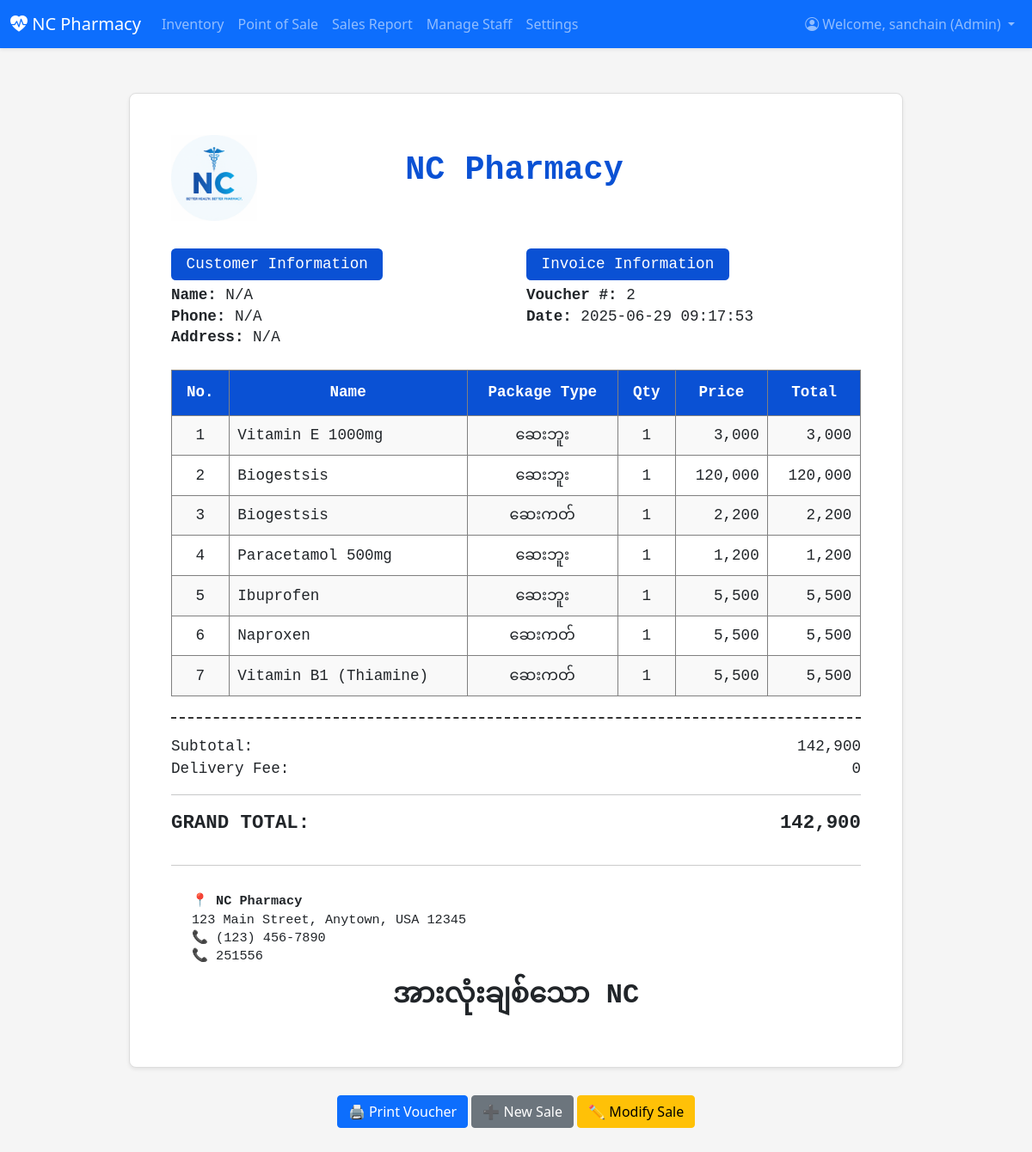
The app's page /sales/receipt/2/ (signed in) with its own data.
### inventory/models.py (models this page shows, shortened)
class Profile(models.Model):
    user = models.OneToOneField(User, on_delete=models.CASCADE)
    ROLE_CHOICES = (
        ('admin', 'Admin'),
        ('staff', 'Staff'),
    )
    role = models.CharField(max_length=10, choices=ROLE_CHOICES, blank=True)
    permissions = models.ManyToManyField(Permission, blank=True)

class PharmacyInfo(models.Model):
    name = models.CharField(max_length=200, default="NC Pharmacy")
    address = models.TextField(default="123 Main Street, Anytown, USA 12345")
    phone_number = models.CharField(max_length=20, default="(123) 456-7890")
    phone_number_2 = models.CharField(max_length=20, blank=True, null=True, help_text="Optional second phone number.")
    class Meta:
        verbose_name_plural = "Pharmacy Info"

class Sale(models.Model):
    created_at = models.DateTimeField(default=timezone.now)
    created_by = models.ForeignKey(User, on_delete=models.SET_NULL, null=True, blank=True, related_name='sales')
    delivery_fee = models.IntegerField(default=0)
    total_amount = models.IntegerField(default=0)
    customer_name = models.CharField(max_length=100, blank=True)
    customer_phone = models.CharField(max_length=20, blank=True)
    customer_address = models.TextField(blank=True)
    @property
    def items_only_total(self):
        return self.total_amount - self.delivery_fee

class SaleItem(models.Model):
    sale = models.ForeignKey(Sale, related_name='items', on_delete=models.CASCADE)
    medicine = models.ForeignKey(Medicine, on_delete=models.PROTECT) # PROTECT prevents deleting a medicine if it has been sold
    quantity = models.PositiveIntegerField()
    price_at_sale = models.IntegerField()
    @property
    def subtotal(self):
        return self.quantity * self.price_at_sale

class Medicine(models.Model):
    CATEGORY_CHOICES = [
        ('Tablet', 'Tablet'),
        ('Syrup', 'Syrup'),
        ('Injection', 'Injection'),
        ('Cream', 'Cream'),
        ('Instrument', 'Instrument'),
        ('Other', 'Other'),
    ]
    code = models.CharField(max_length=50, blank=True, verbose_name="Code")
    name = models.CharField(max_length=100, verbose_name="Name")
    brand_name = models.CharField(max_length=100, blank=True, verbose_name="Chemical Name")
    category = models.CharField(max_length=50, choices=CATEGORY_CHOICES, default='Other', verbose_name="Category")
    unit_per_package = models.PositiveIntegerField(default=1, verbose_name="Units/Pkg")
    package_type = models.CharField(max_length=50, blank=True, verbose_name="Package Type")
    quantity = models.PositiveIntegerField(default=0, verbose_name="Stock Quantity")
    purchase_price = models.IntegerField(default=0, verbose_name="Buy Price")
    selling_price = models.IntegerField(default=0, verbose_name="Sell Price")
    purchase_date = models.DateField(null=True, blank=True, verbose_name="Buy Date")
    expiry_date = models.DateField(verbose_name="Expire Date")
    added_date = models.DateTimeField(auto_now_add=True)
    description = models.TextField(blank=True)
    dosage_form = models.CharField(max_length=100, blank=True)
    supplier_name = models.CharField(max_length=100, blank=True)
    storage_info = models.TextField(blank=True)
    location = models.CharField(max_length=100, blank=True)
    is_active = models.BooleanField(default=True, verbose_name="Is Active")
    class Meta:
        ordering = ['name']

### inventory/views.py (the view)
# urls.py: path('sales/receipt/<int:pk>/', sale_receipt_view, name='sale_receipt'),
@login_required(login_url='/login/')
def sale_receipt_view(request, pk):
    if not user_has_permission(request.user, 'view_sale'):
        return redirect('dashboard')
    sale = get_object_or_404(Sale, pk=pk)
    pharmacy_info, _ = PharmacyInfo.objects.get_or_create(pk=1)
    return render(request, 'inventory/sale_receipt.html', {'sale': sale, 'pharmacy_info': pharmacy_info})

### inventory/views.py (called while the page is built)
def is_admin(user):
    return user.is_authenticated and hasattr(user, 'profile') and user.profile.role == 'admin'

def user_has_permission(user, perm_codename):
    if not user.is_authenticated or not hasattr(user, 'profile'):
        return False
    if is_admin(user):
        return True
    return user.profile.permissions.filter(codename=perm_codename).exists()

### inventory/templates/inventory/sale_receipt.html (shortened to what this page needs)
{% extends 'inventory/base.html' %}
{% load static %}
{% load humanize %}
{% block content %}
<div class="container-fluid">
  <div class="receipt-container shadow-sm">
    <div class="receipt-header">
      <div class="receipt-logo-wrapper">
        <img src="{% static 'inventory/logo_1.png' %}" alt="PharmaSys Logo">
      </div>
      <div class="receipt-title">{{ pharmacy_info.name }}</div>
    </div>
    <div class="row mb-4">
      <div class="col-md-6">
        <div class="customer-info">
          <div class="info-block-header">Customer Information</div>
          <p><strong>Name:</strong> {{ sale.customer_name|default:"N/A" }}</p>
          <p><strong>Phone:</strong> {{ sale.customer_phone|default:"N/A" }}</p>
          <p><strong>Address:</strong> {{ sale.customer_address|default:"N/A" }}</p>
        </div>
      </div>
      <div class="col-md-6">
        <div class="invoice-info-block">
          <div class="info-block-header">Invoice Information</div>
          <p><strong>Voucher #:</strong> {{ sale.pk }}</p>
          <p><strong>Date:</strong> {{ sale.created_at|date:"Y-m-d H:i:s" }}</p>
        </div>
      </div>
    </div>
    <div class="table-responsive">
      <table class="receipt-table table-bordered">
        <thead>
          <tr>
            <th>No.</th>
            <th>Name</th>
            <th>Package Type</th>
            <th>Qty</th>
            <th>Price</th>
            <th>Total</th>
          </tr>
        </thead>
        <tbody>
          {% for item in sale.items.all %}
          <tr>
            <td class="text-center">{{ forloop.counter }}</td>
            <td>{{ item.medicine.name }}</td>
            <td class="text-center">{{ item.medicine.package_type }}</td>
            <td class="text-center">{{ item.quantity }}</td>
            <td class="text-end"> {{ item.price_at_sale|floatformat:0|intcomma }}</td>
            <td class="text-end"> {{ item.subtotal|floatformat:0|intcomma }}</td>
          </tr>
          {% endfor %}
        </tbody>
      </table>
    </div>
    <div class="receipt-summary">
      <div class="row">
        <div class="col-6 text-start">Subtotal:</div>
        <div class="col-6 text-end"> {{ sale.items_only_total|floatformat:0|intcomma }}</div>
      </div>
      <div class="row">
        <div class="col-6 text-start">Delivery Fee:</div>
        <div class="col-6 text-end"> {{ sale.delivery_fee|floatformat:0|intcomma }}</div>
      </div>
      <hr>
      <div class="row receipt-total">
        <div class="col-6 text-start">GRAND TOTAL:</div>
        <div class="col-6 text-end"> {{ sale.total_amount|floatformat:0|intcomma }}</div>
      </div>
    </div>
    <div class="receipt-footer">
      <div class="pharmacy-contact-info">
        <p><strong>📍 {{ pharmacy_info.name }}</strong></p>
        <p>{{ pharmacy_info.address }}</p>
        <p><strong>📞</strong> {{ pharmacy_info.phone_number }}</p>
        {% if pharmacy_info.phone_number_2 %}
        <p><strong>📞</strong> {{ pharmacy_info.phone_number_2 }}</p>
        {% endif %}
      </div>
      <p> <h2><strong> အားလုံးချစ်သော NC </strong> </h2> </p>
    </div>
  </div>
</div>
<div class="text-center mt-3 no-print">
  <button onclick="window.print()" class="btn btn-primary">
    🖨️ Print Voucher
  </button>
  <a href="{% url 'pos' %}" class="btn btn-secondary">➕ New Sale</a>
  <a href="{% url 'pos' %}?sale_id={{ sale.pk }}" class="btn btn-warning">✏️ Modify Sale</a>
</div>
{% endblock %}

### inventory/templates/inventory/base.html (shortened to what this page needs)
{% load static %}
<!DOCTYPE html>
<html lang="en">
<head>
    <link href="https://cdn.jsdelivr.net/npm/bootstrap@5.1.3/dist/css/bootstrap.min.css" rel="stylesheet">
    <link rel="stylesheet" href="https://cdn.jsdelivr.net/npm/bootstrap-icons@1.8.1/font/bootstrap-icons.css">
</head>
<body>
    <nav class="navbar navbar-expand-lg navbar-dark bg-primary shadow-sm">
        <div class="container-fluid">
            <a class="navbar-brand" href="{% if user.is_authenticated %}{% url 'dashboard' %}{% else %}{% url 'login' %}{% endif %}">
                <i class="bi bi-heart-pulse-fill"></i> NC Pharmacy
            </a>
            {% if user.is_authenticated %}
            <div class="collapse navbar-collapse" id="navbarNav">
                <ul class="navbar-nav me-auto mb-2 mb-lg-0">
                    <li class="nav-item"><a class="nav-link {% if request.resolver_match.url_name == 'medicine_list' %}active{% endif %}" href="{% url 'medicine_list' %}">Inventory</a></li>
                    <li class="nav-item"><a class="nav-link {% if request.resolver_match.url_name == 'pos' %}active{% endif %}" href="{% url 'pos' %}">Point of Sale</a></li>
                    <li class="nav-item"><a class="nav-link {% if request.resolver_match.url_name == 'sales_report' %}active{% endif %}" href="{% url 'sales_report' %}">Sales Report</a></li>
                    {% if user.profile.role == 'admin' %}
                    <li class="nav-item"><a class="nav-link {% if request.resolver_match.url_name == 'manage_staff' %}active{% endif %}" href="{% url 'manage_staff' %}">Manage Staff</a></li>
                    <li class="nav-item"><a class="nav-link {% if request.resolver_match.url_name == 'settings' %}active{% endif %}" href="{% url 'settings' %}">Settings</a></li>
                    {% endif %}
                </ul>
                <ul class="navbar-nav ms-auto">
                    <li class="nav-item dropdown">
                        <a class="nav-link dropdown-toggle" href="#" id="navbarDropdown" role="button" data-bs-toggle="dropdown" aria-expanded="false">
                           <i class="bi bi-person-circle"></i> Welcome, {{ user.username }} ({{ user.profile.get_role_display }})
                        </a>
                    </li>
                </ul>
            </div>
            {% endif %}
        </div>
    </nav>
    <div class="container content-wrapper">
        {% block content %}{% endblock %}
    </div>
</body>
</html>

### inventory/templates/inventory/base.html (style rules this page uses)
body { background-color: #f8f9fa; }
.content-wrapper { padding-top: 20px; padding-bottom: 40px; }

### inventory/templates/inventory/sale_receipt.html (style rules this page uses)
body { background-color: #f5f5f5; }
.receipt-container { max-width: 900px; margin: 2rem auto; padding: 3rem; background-color: #fff; border: 1px solid #ddd; border-radius: 0.5rem; font-family: "Courier New", Courier, monospace; font-size: 1.1rem; box-shadow: 0 4px 12px rgba(0, 0, 0, 0.05); }
.receipt-header { display: grid; grid-template-columns: auto 1fr auto; align-items: center; margin-bottom: 2rem; }
.receipt-logo-wrapper { justify-self: start; }
.receipt-logo-wrapper img { height: 100px; max-width: 100%; }
.receipt-title { font-size: 2.4rem; font-weight: bold; color: #0a51d4; text-align: center; justify-self: center; width: 100%; margin-top: 0.5rem; margin-bottom: 1.5rem; margin-left: 0; margin-right: 6.5rem; }
.info-block-header { background: #0a51d4; color: #fff; display: inline-block; padding: 0.3em 1em; border-radius: 0.3em; margin-bottom: 0.5rem; font-size: 1.1rem; }
.receipt-table { width: 100%; border-collapse: collapse; margin-bottom: 1.5rem; page-break-inside: avoid; }
.receipt-table thead th { background-color: #0a51d4; color: #fff; text-align: center; padding: 0.8rem; }
.receipt-table tbody td { padding: 0.6rem; vertical-align: middle; }
.receipt-table tbody tr:nth-child(odd) { background-color: #f9f9f9; }
.text-end { text-align: right; }
.text-center { text-align: center; }
.receipt-summary { border-top: 2px dashed #333; padding-top: 1.2rem; font-size: 1.1rem; page-break-inside: avoid; }
.receipt-total { font-weight: bold; font-size: 1.4rem; }
.receipt-footer { text-align: center; margin-top: 2rem; padding-top: 1rem; border-top: 1px solid #ccc; page-break-inside: avoid; }
.pharmacy-contact-info { font-size: 0.95rem; text-align: left; margin-top: 1rem; margin-left: 1.5rem; }
.customer-info p, .invoice-info-block p, .pharmacy-contact-info p { margin: 0.1rem 0; line-height: 1.3; }
.info-block-header { margin-bottom: 0.3rem; }

### records on screen
PharmacyInfo: name "NC Pharmacy", address "123 Main Street, Anytown, USA 12345", phone_number "(123) 456-7890", phone_number_2 "251556"
Sale: customer_name "N/A", customer_phone "N/A", customer_address "N/A", pk "2", created_at "2025-06-29 09:17:53", items_only_total "142,900", delivery_fee "0", total_amount "142,900"
SaleItem: medicine.name "Vitamin E 1000mg", medicine.package_type "ဆေးဘူး", quantity "1", price_at_sale "3,000", subtotal "3,000"
SaleItem: medicine.name "Biogestsis", medicine.package_type "ဆေးဘူး", quantity "1", price_at_sale "120,000", subtotal "120,000"
SaleItem: medicine.name "Biogestsis", medicine.package_type "ဆေးကတ်", quantity "1", price_at_sale "2,200", subtotal "2,200"
SaleItem: medicine.name "Paracetamol 500mg", medicine.package_type "ဆေးဘူး", quantity "1", price_at_sale "1,200", subtotal "1,200"
SaleItem: medicine.name "Ibuprofen", medicine.package_type "ဆေးဘူး", quantity "1", price_at_sale "5,500", subtotal "5,500"
SaleItem: medicine.name "Naproxen", medicine.package_type "ဆေးကတ်", quantity "1", price_at_sale "5,500", subtotal "5,500"
SaleItem: medicine.name "Vitamin B1 (Thiamine)", medicine.package_type "ဆေးကတ်", quantity "1", price_at_sale "5,500", subtotal "5,500"

### other values on screen
{{ user.username }} "sanchain"
{{ user.profile.get_role_display }} "Admin"
